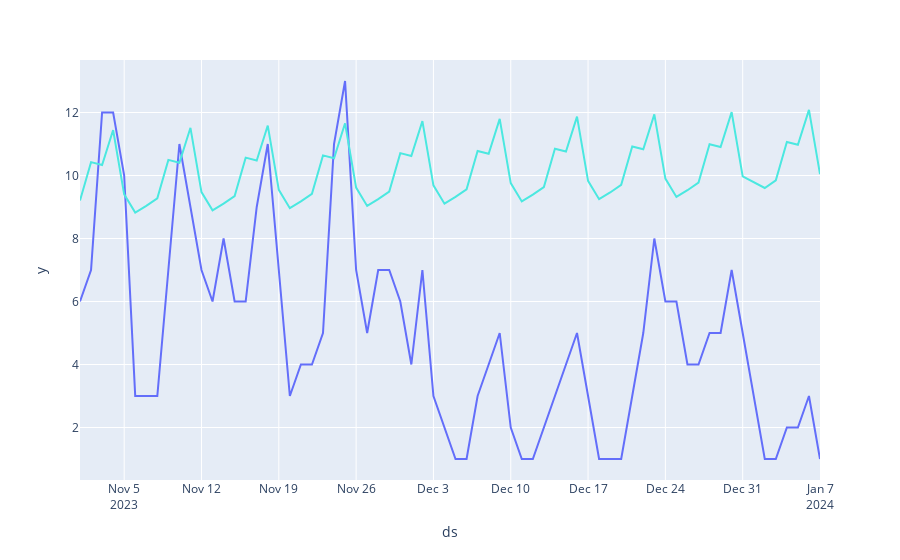

Source (notebook cell):
### Code cell
forecast = m.predict(data_test)
fig = px.line(data_test, x = "ds", y = "y")
fig.add_trace(px.line(forecast, x = "ds", y="yhat").data[0])
fig['data'][1]['line']['color']="#4BE8E0"
fig.show()
